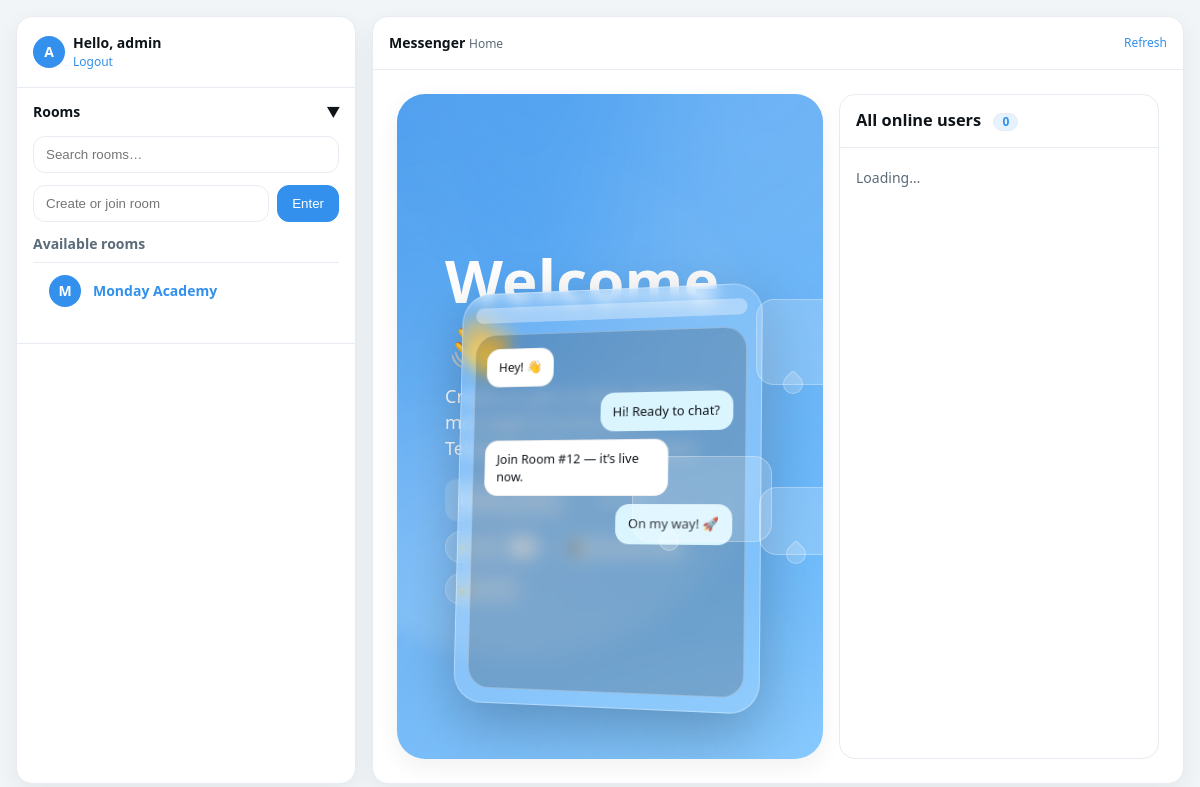
The page / (signed in) on the database its author committed.
### chat/models.py (models this page shows, shortened)
class User(AbstractUser):
    pass

class Room(models.Model):
    name = models.CharField(max_length=255, unique=True)
    current_users = models.ManyToManyField("User", related_name="current_rooms", blank=True, through="RoomMembership")

### chat/views.py (the view)
# urls.py: path("", views.index, name="index"),
def index(request):
    if request.method == "POST":
        name = request.POST.get("name", "").strip()
        if name:
            room, _ = Room.objects.get_or_create(name=name)
            return HttpResponseRedirect(reverse("room", args=[room.pk]))
    rooms = Room.objects.all().order_by("name")
    return render(request, "chat/index.html", {"rooms": rooms})

### chat/templates/chat/index.html (shortened to what this page needs)
<!doctype html>
<html lang="en">
<head>
</head>
<body>
  <div class="app">
    <aside class="sidebar" aria-label="Sidebar">
      <div class="sb-head">
        {% if user.is_authenticated %}
          <div class="avatar">{{ user.username|slice:":1"|upper }}</div>
          <div>
            <div class="greet">Hello, {{ user.username }}</div>
            <div class="chip"><a href="{% url 'logout' %}">Logout</a></div>
          </div>
        {% else %}
          <div class="avatar">?</div>
          <div>
            <div class="greet"><a href="{% url 'login' %}">Login</a> · <a href="{% url 'signup' %}">Sign up</a></div>
            <div class="chip">Welcome</div>
          </div>
        {% endif %}
      </div>
      <details class="accordion" id="acc-rooms" open>
        <summary>
          <span>Rooms</span>
          <span class="chev">▶</span>
        </summary>
        <div class="acc-body">
          <div class="search">
            <input type="text" placeholder="Search rooms…" oninput="filterRooms(this.value)">
          </div>
          <form class="room-form" method="post">{% csrf_token %}
            <input name="name" type="text" placeholder="Create or join room">
            <button class="btn" type="submit">Enter</button>
          </form>
          <div class="acc-body-inner">
            <h2 style="padding:0 0 8px; margin:0; font-size:14px; color:var(--muted)">Available rooms</h2>
            <ul class="rooms" id="room-list">
              {% for r in rooms %}
                <li>
                  <a class="room-item" href="{% url 'room' r.pk %}">
                    <div class="avatar" aria-hidden="true">{{ r.name|slice:":1"|upper }}</div>
                    <div><div class="rname">{{ r.name }}</div></div>
                  </a>
                </li>
              {% empty %}
                <li><div class="room-item"><div class="chip">No rooms yet</div></div></li>
              {% endfor %}
            </ul>
          </div>
        </div>
      </details>
    </aside>
    <main class="main">
      <div class="main-head">
        <div><strong>Messenger</strong> <span class="chip">Home</span></div>
        <div class="chip"><a href="{% url 'index' %}">Refresh</a></div>
      </div>
      <div class="main-body">
        <section class="hero hero-xl" id="hero">
          <div class="hero-copy">
            <h1 class="hero-title">Welcome 👋</h1>
            <p class="hero-subtitle">
              Create or join a room. Real-time messages & presence — Telegram-style, fast and clean.
            </p>
            <div class="hero-cta">
              <a class="btn hero-btn" href="#room-list">Browse rooms</a>
              <a class="btn ghost" href="{% url 'index' %}">Refresh</a>
              <span class="pill">⚡ Live <span class="badge" id="online-count-hero">0</span></span>
              <span class="pill">🌓 Auto dark mode</span>
              <span class="pill">🔒 Secure</span>
            </div>
          </div>
          <div class="hero-art" aria-hidden="true">
            <div class="ring"></div>
            <div class="phone">
              <div class="statusbar"></div>
              <div class="screen">
                <div class="bubble them">Hey! 👋</div>
                <div class="bubble me">Hi! Ready to chat?</div>
                <div class="bubble them">Join Room #12 — it’s live now.</div>
                <div class="bubble me">On my way! 🚀</div>
              </div>
            </div>
            <div class="cloud c1"></div>
            <div class="cloud c2"></div>
            <div class="cloud c3"></div>
          </div>
        </section>
        <section class="panel">
          <h3>All online users <span class="badge" id="online-count-panel">0</span></h3>
          <ul id="online-users"><li style="color:var(--muted); padding:12px 16px">Loading…</li></ul>
        </section>
      </div>
    </main>
  </div>
</body>
</html>

### rows shown on the page
User: username "A", username "admin"
Room: name "M", name "Monday Academy"
